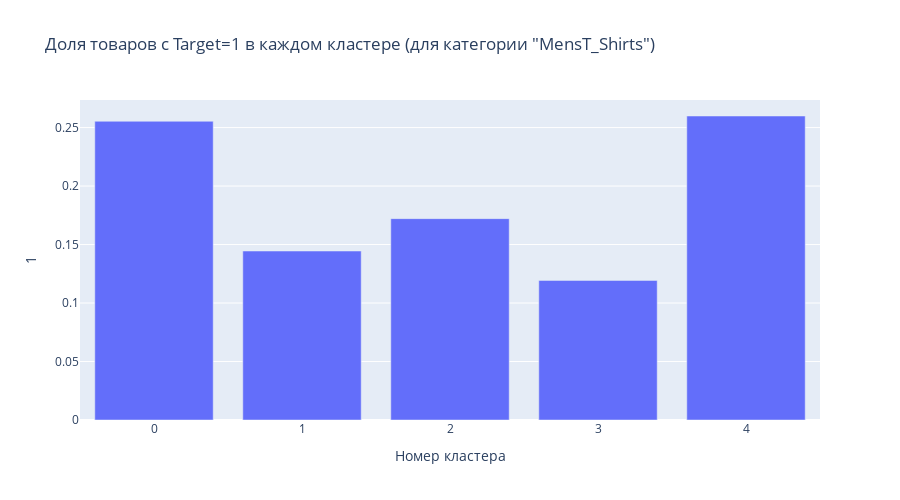

This figure's notebook cell:
### Code cell
OPTIMAL_K_TOP1 = 5 
print(f"\nВыполняем кластеризацию с k={OPTIMAL_K_TOP1}...")

kmeans_top1 = KMeans(n_clusters=OPTIMAL_K_TOP1, random_state=42, n_init='auto').fit(X_embeddings_top1)
df_top1['image_cluster'] = kmeans_top1.labels_


print(f"\nАнализируем распределение Target по кластерам для категории '{top_1_category}'...")

crosstab_norm_top1 = pd.crosstab(df_top1['image_cluster'], df_top1['target'], normalize='index')
crosstab_norm_top1 = crosstab_norm_top1.sort_values(1, ascending=False)
print("\nДоля каждого класса внутри кластера:")
print(crosstab_norm_top1)

bar_fig_top1 = px.bar(
    crosstab_norm_top1, 
    y=1,
    title=f'Доля товаров с Target=1 в каждом кластере (для категории "{top_1_category}")',
    labels={'y': 'Доля Target=1', 'image_cluster': 'Номер кластера'},
    height=500
)
bar_fig_top1.show()

### Figure 1 — Plotly figure (JSON) as saved in the notebook; plotly's stock layout.template omitted (floating-point values rounded to 4 significant figures)
{"data": [{"hovertemplate": "Номер кластера=%{x}<br>1=%{y}<extra></extra>", "legendgroup": "", "marker": {"color": "#636efa", "pattern": {"shape": ""}}, "name": "", "orientation": "v", "showlegend": false, "textposition": "auto", "type": "bar", "x": [4, 0, 2, 1, 3], "xaxis": "x", "y": [0.2599, 0.2554, 0.1722, 0.1445, 0.1193], "yaxis": "y"}], "layout": {"barmode": "relative", "height": 500, "legend": {"tracegroupgap": 0}, "title": {"text": "Доля товаров с Target=1 в каждом кластере (для категории \"MensT_Shirts\")"}, "xaxis": {"anchor": "y", "domain": [0, 1], "title": {"text": "Номер кластера"}}, "yaxis": {"anchor": "x", "domain": [0, 1], "title": {"text": "1"}}}}
